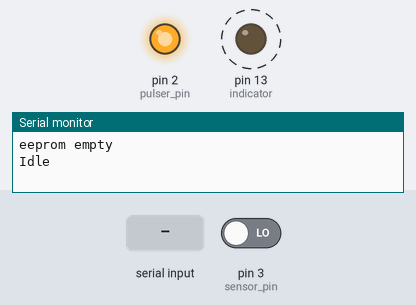
A sketch run on a simulated Arduino Uno, built with avr-gcc and run on an emulated ATmega328P. Parts: output pins drawn as LEDs (lit = HIGH), the last lines printed to the serial monitor. Dashed ring = blinking. Inputs (shaded band) come from the test bench; at power-on: pin 3 (sensor_pin) LOW.

Above: at 1.08 s.
1.3 s: pin 3 (sensor_pin) driven HIGH
At 2.1 s:
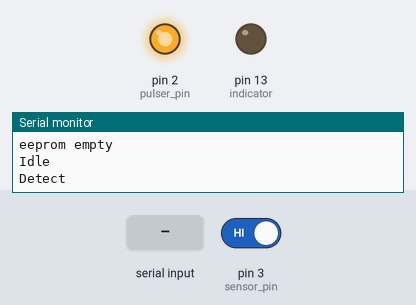
3.8 s: "?" received over Serial
Timing chart, 0 to 6.8 s (numbered marks = the images above; inputs shaded):
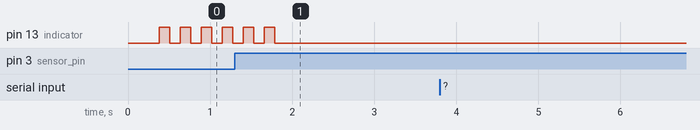

The sketch:

pulse_weld.ino
```cpp
#include <EEPROM.h>

enum { pulser_pin=2, sensor_pin=3, indicator=13 };
enum { Sinit, Sidle, Sdetect, Sweld, Swait };
char *xlt[]={ "Init", "Idle", "Detect", "Weld", "Wait" };

int state;
uint32_t t0;
uint32_t now;
uint32_t mt1;
int f1,f1a;
uint32_t wt;
uint32_t duty;
uint32_t num;

#define EEBASE 2
#define EESTRUCT 0xE3
bool eeload();
void eesave();

#define CRC_START 0xFFFF
uint16_t crc;

/* CRC16 Definitions */

static const uint16_t crc_table[16] = {
  0x0000, 0xcc01, 0xd801, 0x1400, 0xf001, 0x3c00, 0x2800, 0xe401,
  0xa001, 0x6c00, 0x7800, 0xb401, 0x5000, 0x9c01, 0x8801, 0x4400
};

uint16_t calculateCRC(byte x)
{
  crc ^= x;
  crc = (crc >> 4) ^ crc_table[crc & 0x0f];
  crc = (crc >> 4) ^ crc_table[crc & 0x0f];
  return crc;
}

/* main enties */

void setup()
{
  digitalWrite(pulser_pin, 1);
  pinMode(pulser_pin, OUTPUT);
  pinMode(sensor_pin, INPUT);
  pinMode(indicator, OUTPUT);
  Serial.begin(115200);
  state=Sinit;
  t0 = 0;
  mt1 = 0;
  f1 = 0; f1a=1024; // 1/alpha=2^10
  wt = 100; // 0.1ms
  duty=50; // 50%
  num=1;  // single pulse
  if(!eeload()) Serial.println("eeprom empty");
}

void loop()
{
  now = millis();
  if (now-t0 >= 1) t0=now, fsm();
  if (Serial.available()) serialdata();
}

/*  routines */

bool delayus(uint32_t d)
{
  uint32_t t=micros();
  while(micros()-t < d);
  return 1;
}

void pulse() {
  uint32_t n=num;
  uint32_t d=wt*100/duty-wt;

  do {
    pinlit();
    digitalWrite(pulser_pin, 0);
    delayus(wt);
    digitalWrite(pulser_pin, 1);
    pindark();
    if (--n) delayus(d);
    else break;
  } while(1);
}

bool delay_mt1(uint32_t ms)
{
  if (now-mt1 > ms) { mt1 = now; return 0; }
  return 1;
}

int filter() {
  int x = digitalRead(sensor_pin);
  if (x && f1 < f1a) f1++;
  if (!x && f1 > 0) f1--;
  if (f1 >= f1a>>1) return 1;
  else return 0;
}

void toState(int s) {
  state = s;
  delay_mt1(0);
  Serial.println(xlt[state]);
}

void fsm()
{
  switch(state) {
  default: state=Sinit;
  case Sinit:
    digitalWrite(pulser_pin, 1);
    filter();
    if (delay_mt1(250)) break;
    if (filter() == 0) toState(Sidle);
    break;
  case Sidle:
    if (filter() == 1) { toState(Sdetect); pindark(); }
    else if (!delay_mt1(100)) pinflash();
    break;
  case Sdetect:
    filter();
    if (delay_mt1(500)) break;
    if (filter()==1) toState(Sweld); else toState(Sidle);
    break;
  case Sweld:
    pulse();
    toState(Swait);
    break;
  case Swait:
    filter();
    if (delay_mt1(200)) break;
    if (filter()==0) toState(Sidle);
    break;
  }
}


void serialdata()
{
  switch(Serial.read()) {
    case 't': wt=(uint32_t)Serial.parseInt();  eesave(); goto dumpit;
    case 'd': duty=(uint32_t)Serial.parseInt();  eesave(); goto dumpit;
    case 'n': num=(uint32_t)Serial.parseInt();  eesave();
    dumpit:
    case '?': Serial.print("weld time (us):"); Serial.println(wt);
              Serial.print("duty cycle (%):"); Serial.println(duty);
              Serial.print("pulse count:"); Serial.println(num);
              Serial.print("f1:"); Serial.println(f1);
              Serial.print("sense:"); Serial.println(digitalRead(sensor_pin));
              Serial.print("state:"); Serial.println(xlt[state]);
              break;
  }
}

void pinflash()
{
  digitalWrite(indicator, 1-digitalRead(indicator));
}

void pinlit()
{
  digitalWrite(indicator, 1);
}

void pindark()
{
  digitalWrite(indicator, 0);
}

bool eeload()
{
  byte x[16];
  crc=CRC_START;
  for(int i=2; i < sizeof(x); i++)
    calculateCRC(x[i]=EEPROM.read(EEBASE+i));
  if (crc != word(EEPROM.read(EEBASE+1),EEPROM.read(EEBASE)) || x[2] != EESTRUCT) return 0;
  wt=*(uint32_t*)(x+4);
  duty=*(uint32_t*)(x+8);
  num=*(uint32_t*)(x+12);
  return 1;
}

void eesave()
{
    byte x[16];
    x[2]=EESTRUCT;
    *(uint32_t*)(x+4) = wt;
    *(uint32_t*)(x+8) = duty;
    *(uint32_t*)(x+12) = num;
    crc=CRC_START;
    for(int i=2; i < sizeof(x); i++)
      calculateCRC(x[i]);
    x[0]=lowByte(crc);
    x[1]=highByte(crc);
    for(int i=0; i < sizeof(x); i++)
      EEPROM.write(EEBASE+i,x[i]);

}
```

Measured:
- after the input at 1.3 s, pin 13 (indicator): goes on until 1.8 s, then stays LOW
- by itself, pin 13 (indicator): alternates HIGH for 0.13 s and LOW for 0.13 s
